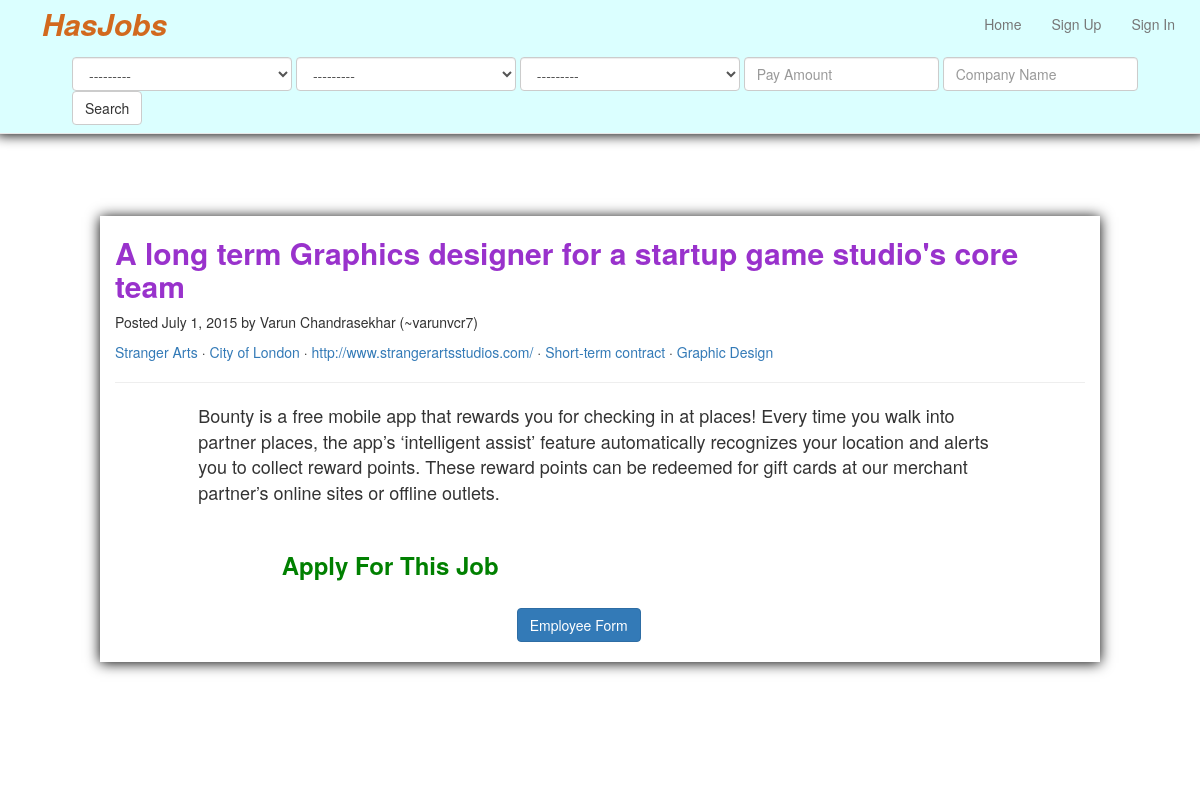
Screenshot of /home-one/stranger-arts with the database file from the repository.
### app_hasjob/models.py (models this page shows, shortened)
class AddJobPost(models.Model):
	headline = models.CharField(max_length=200)
	owner_name = models.CharField(max_length=200)
	location = models.ForeignKey(Location)
	types = models.ForeignKey(AddJobTypes)
	category = models.ForeignKey(AddJobCategory)
	description = models.TextField(null=True, blank=True)
	candidate_submit = models.TextField(null=True, blank=True)
	company = models.CharField(max_length=200)
	slug = models.SlugField(unique=True,null=True, blank=True)
	logo = models.ImageField(verbose_name=u'Image', upload_to="uploads/logo", null=True, blank=True)
	url = models.URLField(null=True, blank=True)
	twitter = models.URLField(null=True, blank=True)
	email = models.EmailField(null=True, blank=True)
	date = models.DateField(auto_now_add=True) # , blank=True
	class Meta:
		verbose_name = ("Add Job Post")
		verbose_name_plural = ("Add Job Posts")

class Location(models.Model):
	location = models.CharField(max_length=200)
	slug = models.SlugField(unique=True, blank=True, null=True)
	def __str__(self):
		return self.location
	class Meta:
		verbose_name = ("Location")
		verbose_name_plural = ("Locations")

class AddJobTypes(models.Model):
	types = models.CharField(max_length=200)
	slug = models.SlugField(unique=True, blank=True, null=True)
	def __str__(self):
		return self.types
	class Meta:
		verbose_name = ("Add Job Type")
		verbose_name_plural = ("Add Job Types")

class AddJobCategory(models.Model):
	category = models.CharField(max_length=200)
	slug = models.SlugField(unique=True, blank=True, null=True)
	def __str__(self):
		return self.category
	class Meta:
		verbose_name = ("Add Job Category")
		verbose_name_plural = ("Add Job Categories")

### app_hasjob/views.py (the view)
# urls.py: url(r'^home-one/(?P<slug>[\w-]+)$', 'app_hasjob.views.home_one', name='home_one'),
def home_one(request, slug):
	job_one = AddJobPost.objects.get(slug=slug)
	return render(request, 'employee/home_one.html', {'job_one': job_one})

### app_hasjob/forms.py
class JobFilterForm(forms.Form):
	location__id = forms.ModelChoiceField(queryset=Location.objects.all(),widget=forms.Select(attrs={"class":"form-control","style":"width:220px"}))
	add_job_types__id = forms.ModelChoiceField(queryset=AddJobTypes.objects.all(),widget=forms.Select(attrs={"class":"form-control","style":"width:220px"}))
	add_job_category__id = forms.ModelChoiceField(queryset=AddJobCategory.objects.all(),widget=forms.Select(attrs={"class":"form-control","style":"width:220px"}))

### app_hasjob/templatetags/job_filter.py (called while the page is built)
@register.inclusion_tag("tags/job_filter.html")
def job_filter(request):
	filter_form = JobFilterForm(request.GET)
	return {'filter_form': filter_form}

### templates/employee/home_one.html (shortened to what this page needs)
{% extends "base.html" %}
{% block content %}
	<br><br>
	<div class="row">
		<div class="row" style="margin-bottom:40px;">
			<div class="col-lg-offset-1 col-lg-10 box-shad">
				<h2 style="color:#9932CC"><b>{{job_one.headline}}</b></h2>
				<p>Posted {{job_one.date}} by {{job_one.owner_name}}</p>
				<p><a href="https://www.google.co.in/search?q={{job_one.company}}">{{job_one.company}}</a> · <a href="{% url 'location' job_one.location.slug %}">{{job_one.location}}</a> · <a href="{{job_one.url}}">{{job_one.url}}</a> · <a href="{% url 'types' job_one.types.slug %}">{{job_one.types}}</a> · <a href="{% url 'category' job_one.category.slug %}">{{job_one.category}}</a></p>
				<hr>
				<div class="row">
					<div class="col-lg-offset-1 col-lg-10" style="font-size:18px;">
						{{job_one.description}}
						<br><br>
					</div>
				</div>
				<div class="row">
					<div class="col-lg-offset-2 col-lg-10" style="color:green;">
						<h3><b>Apply For This Job</b></h3>
						<br>
					</div>
				</div>
				<div class="row">
					<div class="col-lg-offset-5">
						<a class="btn btn-primary" href="/employee-form">Employee Form</a>
					</div>
				</div>
				<br>
			</div>
		</div>
	</div>
	<br><br><br><br>
{% endblock %}

### staticdirs/css/justified-nav.css (style rules this page uses)
body { padding-top: 20px; }

### staticdirs/css/style.css (style rules this page uses)
.box-shad { -moz-box-shadow: 0px 1px 13px #000000; -webkit-box-shadow: 0px 1px 13px #000000; box-shadow: 0px 1px 13px #000000; }

### rows the page displays
AddJobPost: headline "A long term Graphics designer for a startup game studio's core team", date "July 1, 2015", owner_name "Varun Chandrasekhar (~varunvcr7)", company "Stranger Arts", location "City of London", url "http://www.strangerartsstudios.com/", types "Short-term contract", category "Graphic Design", description "Bounty is a free mobile app that rewards you for checking in at places! Every time you walk into partner places, the app’s ‘intelligent assist’ feature automatically recognizes your location and alerts you to collect reward points. These reward points can be redeemed for gift cards at our merchant partner’s online sites or offline outlets."
